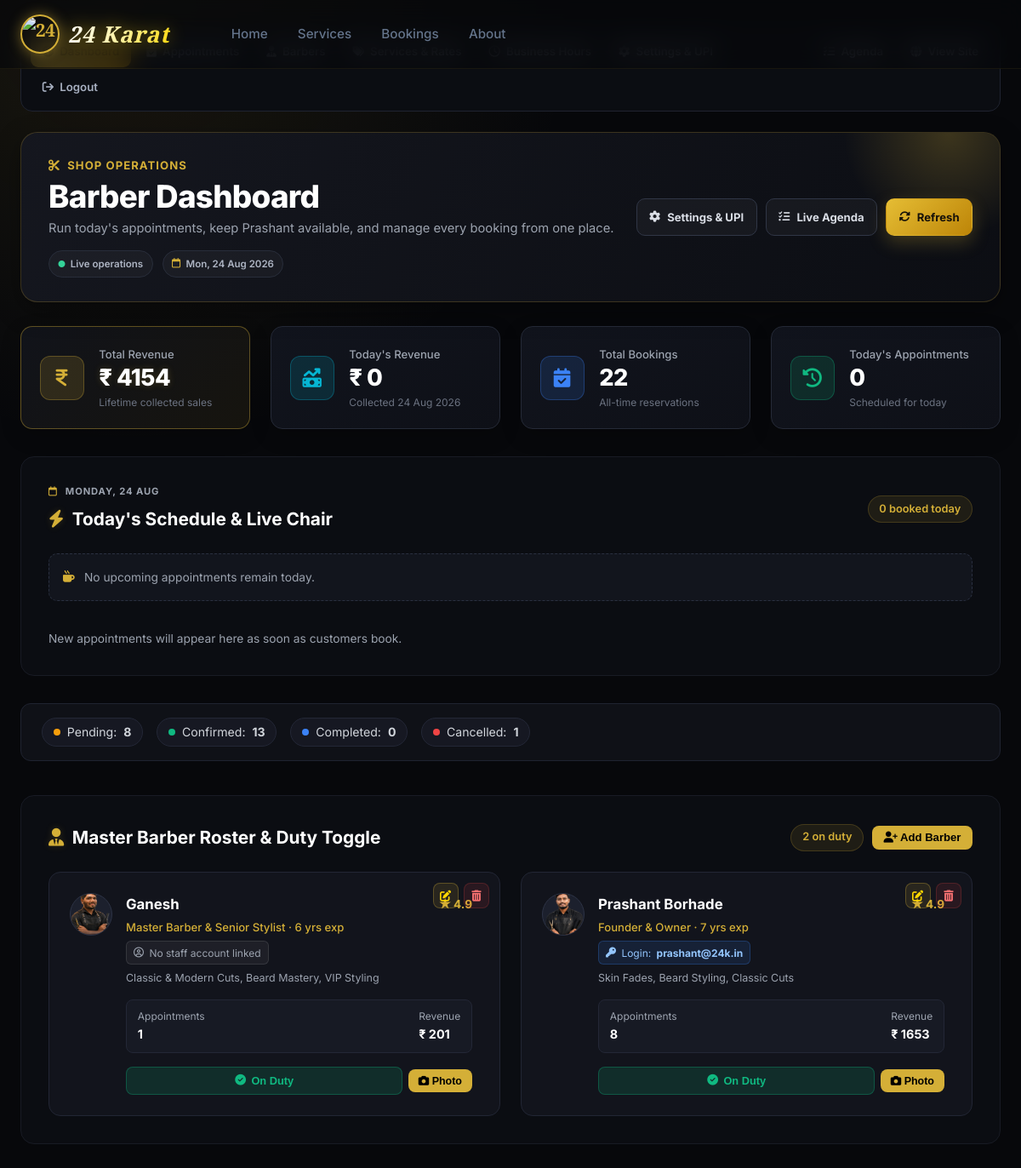
Page /barber/dashboard/ (signed in) on the committed database.
### booking/models.py (models this page shows, shortened)
class Barber(models.Model):
    name = models.CharField(max_length=100)
    title = models.CharField(max_length=100, default='Master Barber')
    bio = models.TextField(blank=True, default='Expert in precision cuts, fades, and traditional hot towel grooming.')
    photo = models.ImageField(upload_to='barbers/', null=True, blank=True)
    avatar_icon = models.CharField(
        max_length=50,
        default='user-tie',
        help_text="Font Awesome icon name (e.g. user-tie, user-ninja, user-doctor, crown)"
    )
    specialties = models.CharField(max_length=200, default='Skin Fade, Beard Styling, Hair Design')
    rating = models.DecimalField(max_digits=3, decimal_places=1, default=4.9)
    experience_years = models.PositiveIntegerField(default=5)
    is_active = models.BooleanField(default=True)
    user = models.OneToOneField(
        User, on_delete=models.SET_NULL, null=True, blank=True,
        related_name='barber_profile',
        help_text="Optional shop account that signs this barber into their personal dashboard."
    )
    created_at = models.DateTimeField(auto_now_add=True)
    class Meta:
        ordering = ['name']
        verbose_name = 'Barber'
        verbose_name_plural = 'Barbers'

### booking/views.py (the view)
# urls.py: path('barber/dashboard/', views.barber_dashboard, name='barber_dashboard'),
def barber_dashboard(request):
    if not request.user.is_authenticated:
        return redirect_to_login(request.get_full_path())
    if request.user.is_staff:
        return _admin_dashboard(request)
    barber_profile = getattr(request.user, 'barber_profile', None)
    if barber_profile is not None:
        return _barber_dashboard(request, barber_profile)
    raise PermissionDenied

### templates/admin_dashboard.html (shortened to what this page needs)
{% extends 'base.html' %}
{% load static %}
{% block body_class %}barber-dashboard-page{% endblock %}
{% block content %}
<div class="admin-dashboard-wrapper">
  <div class="container">
    {% include 'admin_nav.html' %}
    <div class="dashboard-header" data-animate="fade-up">
      <div>
        <div class="dashboard-eyebrow">
          <i class="fa-solid fa-scissors"></i> Shop operations
        </div>
        <h1 class="dashboard-title">Barber Dashboard</h1>
        <p class="dashboard-subtitle">Run today's appointments, keep Prashant available, and manage every booking from one place.</p>
        <div class="dashboard-header-meta">
          <span><i class="fa-solid fa-circle"></i> Live operations</span>
          <span><i class="fa-regular fa-calendar"></i> {{ today|date:"D, d M Y" }}</span>
        </div>
      </div>
      <div class="header-actions">
        <a href="{% url 'admin_settings' %}" class="dashboard-header-button dashboard-header-button--secondary">
          <i class="fa-solid fa-gear"></i> Settings &amp; UPI
        </a>
        <a href="{% url 'barber_agenda' %}" target="_blank" class="dashboard-header-button dashboard-header-button--secondary">
          <i class="fa-solid fa-list-check"></i> Live Agenda
        </a>
        <a href="{% url 'barber_dashboard' %}" class="dashboard-header-button dashboard-header-button--primary">
          <i class="fa-solid fa-rotate"></i> Refresh
        </a>
      </div>
    </div>
    <div class="stats-grid" data-animate="fade-up" data-delay="50">
      <div class="stat-card gold-border">
        <div class="stat-icon-wrap gold-bg">
          <i class="fa-solid fa-indian-rupee-sign"></i>
        </div>
        <div class="stat-info">
          <span class="stat-label">Total Revenue</span>
          <span class="stat-value text-gold">₹ {{ total_revenue|floatformat:0 }}</span>
          <span class="stat-sub">Lifetime collected sales</span>
        </div>
      </div>
      <div class="stat-card">
        <div class="stat-icon-wrap cyan-bg">
          <i class="fa-solid fa-money-bill-trend-up"></i>
        </div>
        <div class="stat-info">
          <span class="stat-label">Today's Revenue</span>
          <span class="stat-value">₹ {{ today_revenue|floatformat:0 }}</span>
          <span class="stat-sub">Collected {{ today|date:"d M Y" }}</span>
        </div>
      </div>
      <div class="stat-card">
        <div class="stat-icon-wrap blue-bg">
          <i class="fa-solid fa-calendar-check"></i>
        </div>
        <div class="stat-info">
          <span class="stat-label">Total Bookings</span>
          <span class="stat-value">{{ total_bookings }}</span>
          <span class="stat-sub">All-time reservations</span>
        </div>
      </div>
      <div class="stat-card">
        <div class="stat-icon-wrap green-bg">
          <i class="fa-solid fa-clock-rotate-left"></i>
        </div>
        <div class="stat-info">
          <span class="stat-label">Today's Appointments</span>
          <span class="stat-value">{{ today_bookings }}</span>
          <span class="stat-sub">Scheduled for today</span>
        </div>
      </div>
    </div>
    <div class="dashboard-today-wrapper" data-animate="fade-up" data-delay="75" style="margin-bottom: 2rem;">
      <section class="dashboard-section dashboard-today-card" style="margin-bottom: 0;">
        <div class="section-title-wrap">
          <div>
            <span class="section-overline"><i class="fa-regular fa-calendar"></i> {{ today|date:"l, d M" }}</span>
            <h2><i class="fa-solid fa-bolt text-gold"></i> Today's Schedule &amp; Live Chair</h2>
          </div>
          <span class="section-badge">{{ today_bookings }} booked today</span>
        </div>
        {% if next_appointment %}
          <div class="next-queue-item">
            <div class="next-queue-icon"><i class="fa-solid fa-clock"></i></div>
            <div>
              <span class="next-queue-label">Next in line</span>
              <strong>{{ next_appointment.booking_time|time:"g:i A" }} · {{ next_appointment.customer_name }}</strong>
              <span>{{ next_appointment.service.name }}{% if next_appointment.barber %} with {{ next_appointment.barber.name }}{% endif %}</span>
            </div>
            <span class="status-badge status-{{ next_appointment.status|lower }}">{{ next_appointment.get_status_display }}</span>
          </div>
        {% else %}
          <div class="today-empty-state">
            <i class="fa-solid fa-mug-hot"></i>
            <span>No upcoming appointments remain today.</span>
          </div>
        {% endif %}
        <div class="today-queue-list">
          {% for booking in today_schedule %}
            <div class="today-queue-row">
              <time>{{ booking.booking_time|time:"g:i A" }}</time>
              <div>
                <strong>{{ booking.customer_name }}</strong>
                <span>{{ booking.service_names_display }}{% if booking.barber %} · {{ booking.barber.name }}{% endif %}</span>
              </div>
              <span class="status-badge status-{{ booking.status|lower }}">{{ booking.get_status_display }}</span>
            </div>
          {% empty %}
            <p class="today-queue-empty">New appointments will appear here as soon as customers book.</p>
          {% endfor %}
        </div>
      </section>
    </div>
    <div class="status-summary-bar" data-animate="fade-up" data-delay="100">
      <div class="summary-pill pending">
        <span class="pill-dot"></span> Pending: <strong>{{ pending_count }}</strong>
      </div>
      <div class="summary-pill confirmed">
        <span class="pill-dot"></span> Confirmed: <strong>{{ confirmed_count }}</strong>
      </div>
      <div class="summary-pill completed">
        <span class="pill-dot"></span> Completed: <strong>{{ completed_count }}</strong>
      </div>
      <div class="summary-pill cancelled">
        <span class="pill-dot"></span> Cancelled: <strong>{{ cancelled_count }}</strong>
      </div>
    </div>
    <div class="dashboard-section" data-animate="fade-up" data-delay="150">
      <div class="section-title-wrap">
        <h2><i class="fa-solid fa-user-tie text-gold"></i> Master Barber Roster &amp; Duty Toggle</h2>
        <div style="display:flex; align-items:center; gap:0.6rem;">
          <span class="section-badge">{{ active_barbers_count }} on duty</span>
          <button type="button" class="btn-filter" style="font-size:0.82rem; padding:0.4rem 0.85rem;" onclick="openAddBarberModal()">
            <i class="fa-solid fa-user-plus"></i> Add Barber
          </button>
        </div>
      </div>
      <div class="barbers-roster-grid">
        {% for b in barbers %}
        <div class="barber-status-card {% if not b.is_active %}inactive{% endif %}" id="barber-card-{{ b.id }}">
          <div class="barber-card-top-action">
            <button type="button" class="btn-edit-barber-icon" title="Edit Barber & Photo" onclick="openEditBarberModal({{ b.id }}, '{{ b.name|escapejs }}', '{{ b.title|escapejs }}', {{ b.experience_years }}, '{{ b.specialties|escapejs }}', '{% if b.photo %}{{ b.photo.url }}{% endif %}')">
              <i class="fa-solid fa-pen-to-square"></i>
            </button>
            <button type="button" class="btn-delete-barber-icon" title="Delete Barber" onclick="confirmDeleteBarber({{ b.id }}, '{{ b.name|escapejs }}')">
              <i class="fa-solid fa-trash-can"></i>
            </button>
          </div>
          <div class="barber-avatar-box">
            {% if b.photo %}
              <img src="{{ b.photo.url }}" alt="{{ b.name }}" />
            {% elif b.name == 'Prashant Borhade' %}
              <img src="{% static 'images/barbers/prashant-borhade-placeholder.png' %}" alt="{{ b.name }}" />
            {% else %}
              <i class="fa-solid fa-{{ b.avatar_icon|default:'user-tie' }}"></i>
            {% endif %}
          </div>
          <div class="barber-details">
            <div class="barber-name-row">
              <h3>{{ b.name }}</h3>
              <span class="barber-rating">★ {{ b.rating }}</span>
            </div>
            <p class="barber-title">{{ b.title }} · {{ b.experience_years }} yrs exp</p>
            {% if b.user %}
              <div class="barber-account-badge">
                <i class="fa-solid fa-key"></i> Login: <strong>{{ b.user.username }}</strong>
              </div>
            {% else %}
              <div class="barber-account-badge muted">
                <i class="fa-regular fa-circle-user"></i> No staff account linked
              </div>
            {% endif %}
            <p class="barber-specs">{{ b.specialties }}</p>
            <div class="barber-stats-mini">
              <div>
                <span>Appointments</span>
                <strong>{{ b.total_appointments }}</strong>
              </div>
              <div>
                <span>Revenue</span>
                <strong>₹ {{ b.revenue|floatformat:0 }}</strong>
              </div>
            </div>
            <div class="barber-actions-row" style="display:flex; gap:0.4rem; align-items:center;">
              <form action="{% url 'admin_toggle_barber' b.id %}" method="POST" style="flex:1;">
                <button type="submit" class="btn-toggle {% if b.is_active %}active{% else %}inactive{% endif %}">
                  {% if b.is_active %}
                    <i class="fa-solid fa-circle-check"></i> On Duty
                  {% else %}
                    <i class="fa-solid fa-circle-pause"></i> Paused
                  {% endif %}
                </button>
              </form>
              <button type="button" class="btn-filter" style="font-size:0.78rem; padding:0.4rem 0.75rem;" onclick="openEditBarberModal({{ b.id }}, '{{ b.name|escapejs }}', '{{ b.title|escapejs }}', {{ b.experience_years }}, '{{ b.specialties|escapejs }}', '{% if b.photo %}{{ b.photo.url }}{% endif %}')">
                <i class="fa-solid fa-camera"></i> Photo
              </button>
            </div>
          </div>
        </div>
        {% empty %}
        <div class="empty-table-msg" style="grid-column: 1 / -1; padding: 3rem; text-align: center;">
          <i class="fa-solid fa-user-slash" style="font-size: 2rem; color: #d4af37; margin-bottom: 1rem;"></i>
          <p>No barbers added yet. Click "Add Barber" above to add your first team member.</p>
        </div>
        {% endfor %}
      </div>
    </div>
  </div>
</div>
{% endblock %}

### rows in the picture
Barber: photo (picture), name "Ganesh", rating "4.9", title "Master Barber & Senior Stylist", experience_years "6", shows "No staff account linked", specialties "Classic & Modern Cuts, Beard Mastery, VIP Styling", total_appointments "1", revenue "201", is_active True (drawn)
Barber: photo (picture), name "Prashant Borhade", rating "4.9", title "Founder & Owner", experience_years "7", user.username "prashant@24k.in", specialties "Skin Fades, Beard Styling, Classic Cuts", total_appointments "8", revenue "1653", is_active True (drawn)

### other values in the picture
{{ today|date:"D, d M Y" }} "Mon, 24 Aug 2026"
{{ total_revenue|floatformat:0 }} "4154"
{{ today_revenue|floatformat:0 }} "0"
{{ today|date:"d M Y" }} "24 Aug 2026"
{{ total_bookings }} "22"
{{ today_bookings }} "0"
{{ today|date:"l, d M" }} "MONDAY, 24 AUG"
{{ pending_count }} "8"
{{ confirmed_count }} "13"
{{ completed_count }} "0"
{{ cancelled_count }} "1"
{{ active_barbers_count }} "2"
